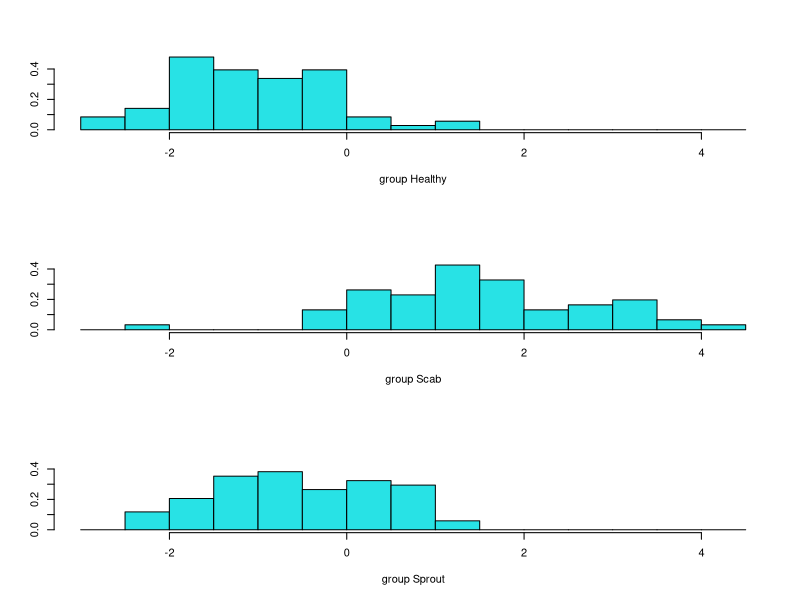
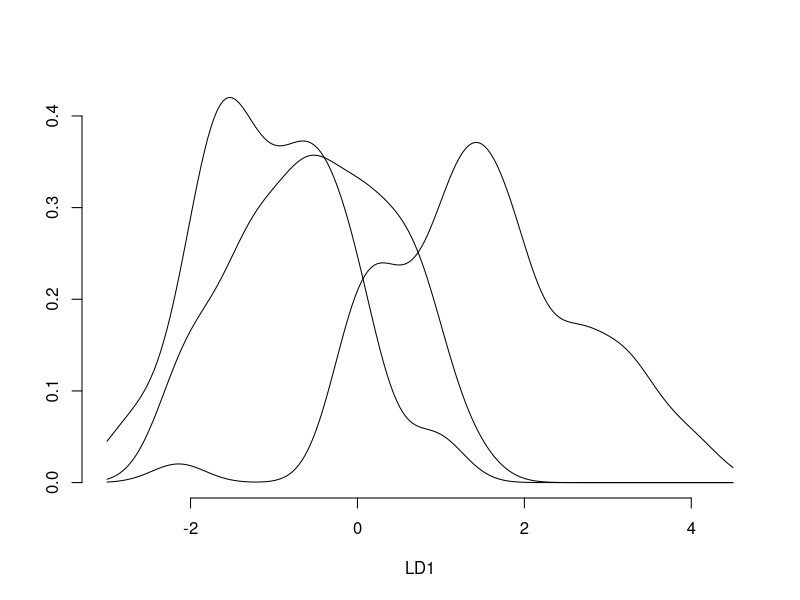
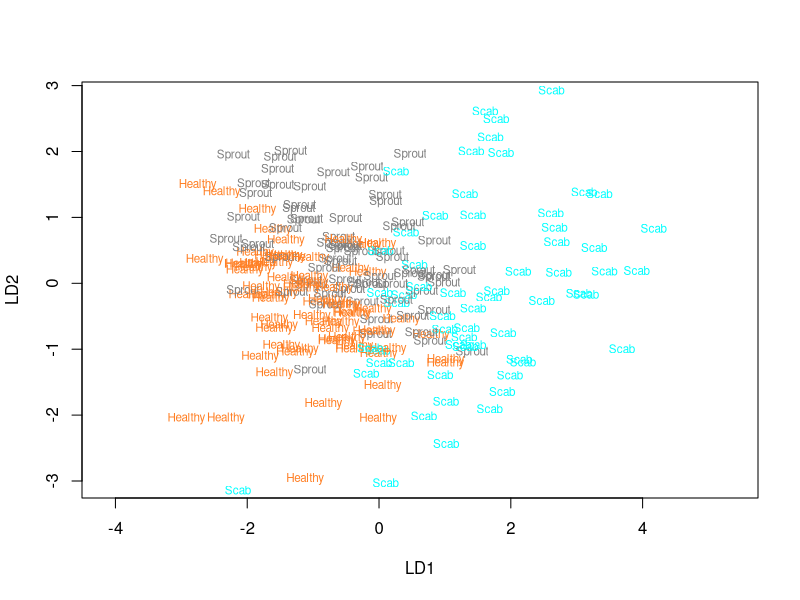

Generate these figures, in order, with R:
# Discriminant Analysis on Wheat Data
##########
# Enter data and do some processing
wheat <- read.csv("Datasets/wheat.csv")
head(wheat)
# summary(wheat)

# Variable "type" is the response variable.  "class" is another explanatory.
class(wheat$type)
wheat$type <- as.factor(wheat$type)
wheat$class <- as.factor(wheat$class)
# summary(wheat)

# Create a numerical version of "class" for methods that need numbers
wheat$classnum <- as.numeric((wheat$class))
# Remove "id"
wheat <- wheat[, -1]
# summary(wheat)

############

# multinom() requires numerical explanatories, so remove factor class
# Creating TWO sets: 200 train, 75 test
set.seed(67982193)
perm <- sample(x = nrow(wheat))
set1 <- wheat[which(perm <= 200), -1]
set2 <- wheat[which(perm > 200), -1]


###############################################################
## Linear discriminant analysis via MASS::lda()
## Does dimension-reduction version
##  "prior=" allows you to set prior probabilities if they are known.
#  Default is the sample proportions.
##
## Note that in fit below, the "Linear Discriminants" are directions
#   of the 2-dim subspace within which the 3 centroids (p-dim means) lie.
#   (kind of like PC's but different)
# The proportion of trace is the amount of variability from
#    conditional Multivariate Normals explained in each direction.
#
###############################################################
library(MASS)

### To interpret class means and discrim coefs better,
###  rescale data to 0 mean, 1 SD first. Then all
###  differences in means are comparable for all vars.

set1s <- apply(set1[, -6], 2, scale)
set1s <- data.frame(set1s, type = set1$type)
lda.fit.s <- lda(data = set1s, type ~ .)
lda.fit.s

# Fit gives identical results as without scaling, but
#  can't interpret means
lda.fit <- lda(x = set1[, -6], grouping = set1$type)
lda.fit

# Plot results.  Create standard colours for classes.
class.col <- ifelse(set1$type == "Healthy", y = 53, n =
  ifelse(set1$type == "Scab", y = 68, n = 203)
)

plot(lda.fit, dimen = 1, type = "histogram")
plot(lda.fit, dimen = 1, type = "density")

plot(lda.fit, col = colors()[class.col])

# Calculate in-sample and out-of-sample misclassification error
lda.pred.train <- predict(lda.fit, newdata = set1[, -6])$class
lda.pred.test <- predict(lda.fit, newdata = set2[, -6])$class
(lmisclass.train <- mean(ifelse(lda.pred.train == set1$type, yes = 0, no = 1)))
(lmisclass.test <- mean(ifelse(lda.pred.test == set2$type, yes = 0, no = 1)))

# Test set confusion matrix
table(set2$type, lda.pred.test, dnn = c("Obs", "Pred"))


##################################################################
## Quadratic fit
##   Fewer options available (no plot function, no canonical variates
##  to plot
##################################################################

qda.fit <- qda(data = set1, type ~ .)
qda.fit

qda.pred.train <- predict(qda.fit, newdata = set1)$class
qda.pred.test <- predict(qda.fit, newdata = set2)$class
(qmisclass.train <- mean(ifelse(qda.pred.train == set1$type, yes = 0, no = 1)))
(qmisclass.test <- mean(ifelse(qda.pred.test == set2$type, yes = 0, no = 1)))

# Test set confusion matrix
table(set2$type, qda.pred.test, dnn = c("Obs", "Pred"))

qda.corr <- ifelse(qda.pred.test == set2$type, yes = "Y", no = "N")
lda.corr <- ifelse(lda.pred.test == set2$type, yes = "Y", no = "N")

mcnemar.test(lda.corr, qda.corr)
